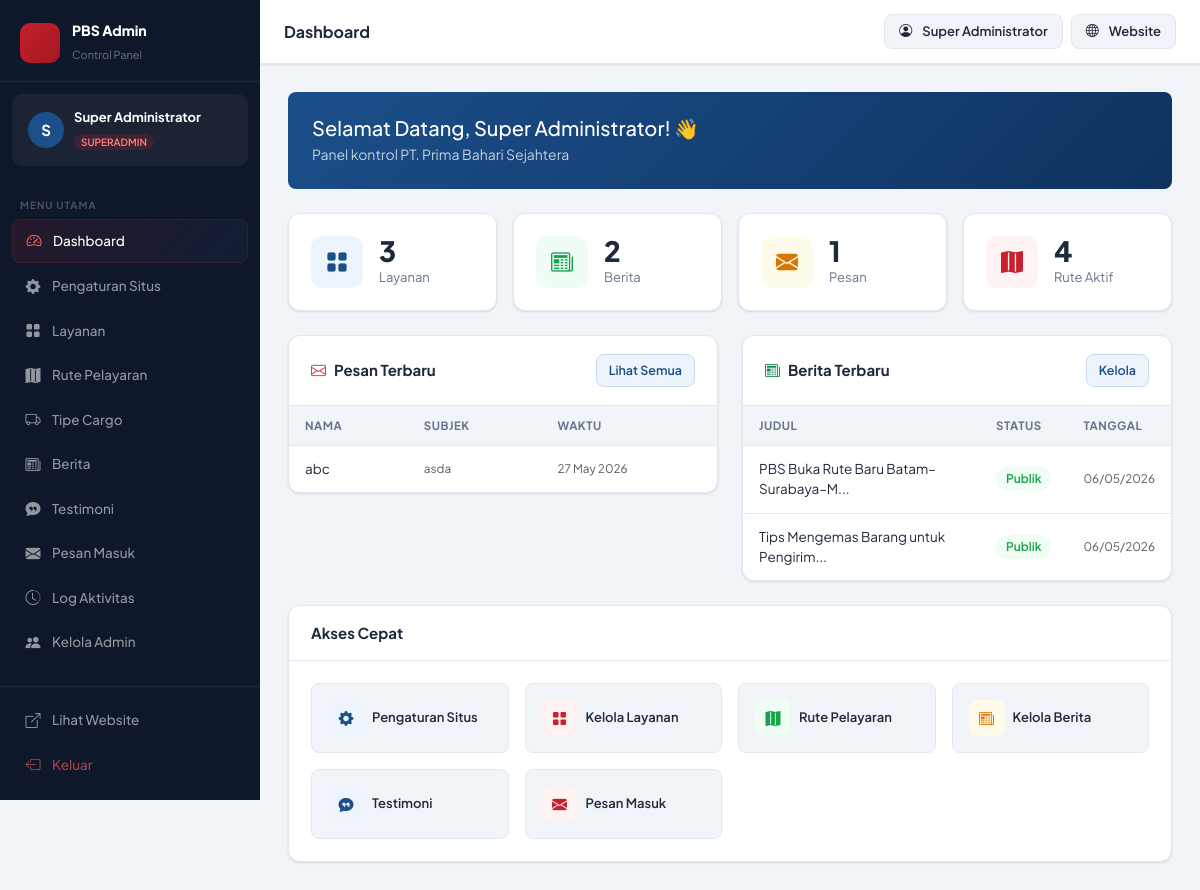
Page /admin/dashboard.php (signed in) on the earlier database version.
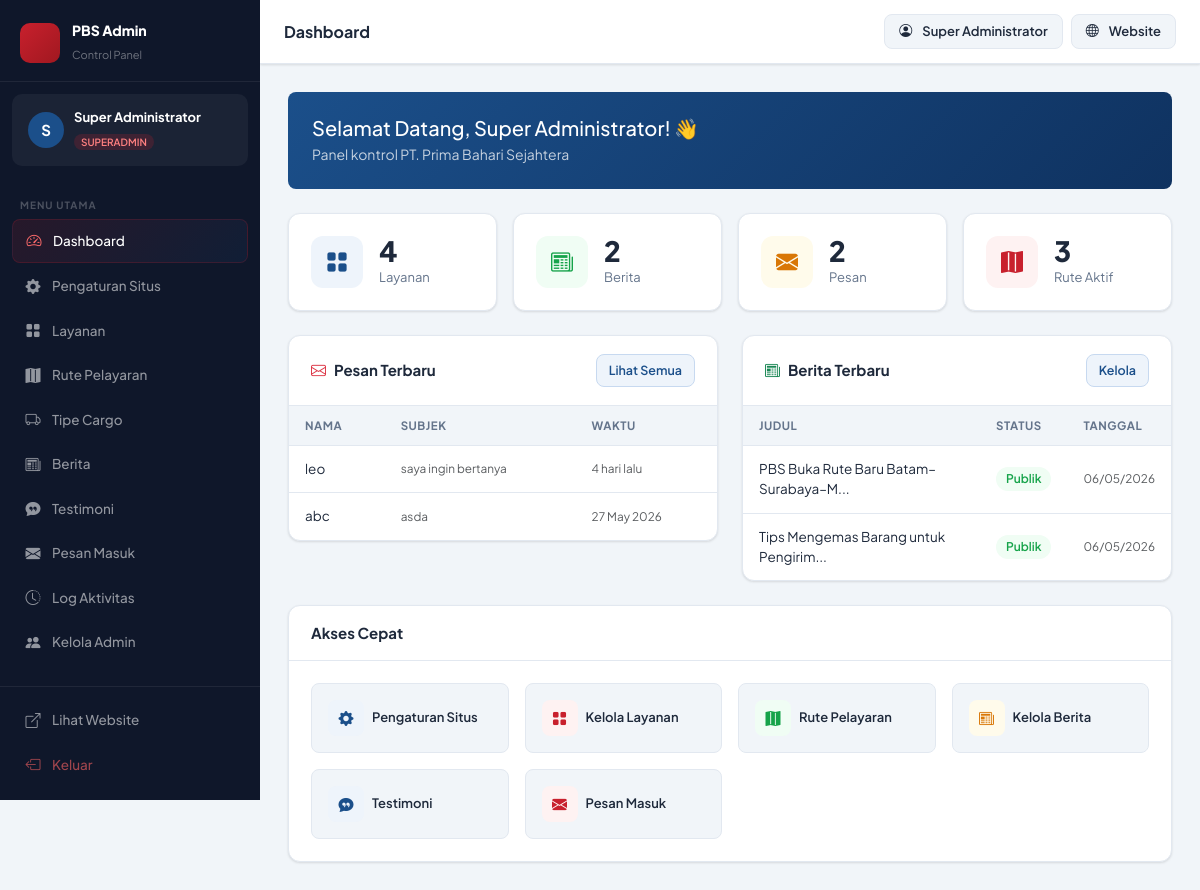
Same page on the later database version.
### tables this page shows
CREATE TABLE `messages`  (
  `id` int NOT NULL AUTO_INCREMENT,
  `name` varchar(100) NOT NULL,
  `email` varchar(100) NULL DEFAULT NULL,
  `phone` varchar(30) NULL DEFAULT NULL,
  `subject` varchar(200) NULL DEFAULT NULL,
  `message` text NOT NULL,
  `cargo_type` varchar(50) NULL DEFAULT 'Lainnya',
  `cargo_type_id` int NULL DEFAULT NULL,
  `is_read` tinyint(1) NULL DEFAULT 0,
  `is_replied` tinyint(1) NULL DEFAULT 0,
  `created_at` timestamp NOT NULL DEFAULT current_timestamp,
  PRIMARY KEY (`id`) USING BTREE,
  INDEX `fk_msg_cargo`(`cargo_type_id` ASC) USING BTREE,
  CONSTRAINT `fk_msg_cargo` FOREIGN KEY (`cargo_type_id`) REFERENCES `cargo_types` (`id`) ON DELETE SET NULL ON UPDATE RESTRICT
);

CREATE TABLE `news`  (
  `id` int NOT NULL AUTO_INCREMENT,
  `title` varchar(300) NOT NULL,
  `slug` varchar(300) NOT NULL,
  `image` varchar(255) NULL DEFAULT NULL,
  `excerpt` text NULL,
  `content` longtext NULL,
  `author` varchar(100) NULL DEFAULT 'Admin PBS',
  `category` varchar(100) NULL DEFAULT 'Berita',
  `tags` varchar(500) NULL DEFAULT NULL,
  `is_published` tinyint(1) NULL DEFAULT 1,
  `published_at` datetime NULL DEFAULT current_timestamp,
  `created_at` timestamp NOT NULL DEFAULT current_timestamp,
  `updated_at` timestamp NOT NULL DEFAULT current_timestamp ON UPDATE CURRENT_TIMESTAMP,
  PRIMARY KEY (`id`) USING BTREE,
  UNIQUE INDEX `slug`(`slug` ASC) USING BTREE
);

### includes/functions.php (called while the page is built, shortened)
<?php
function timeAgo(string $datetime): string {
    $diff = time() - strtotime($datetime);
    if ($diff < 604800)  return floor($diff/86400) . ' hari lalu';
    return date('d M Y', strtotime($datetime));
}
function truncate(string $text, int $length = 120): string {
    $text = strip_tags($text);
    if (mb_strlen($text) <= $length) return $text;
    return mb_substr($text, 0, $length) . '...';
}

### admin/dashboard.php (the view, shortened to what the changed rows need)
<?php
require_once dirname(__DIR__) . '/includes/functions.php';
$pdo   = getPDO();
$counts = [
    'services'     => $pdo->query("SELECT COUNT(*) FROM services")->fetchColumn(),
    'news'         => $pdo->query("SELECT COUNT(*) FROM news")->fetchColumn(),
    'messages'     => $pdo->query("SELECT COUNT(*) FROM messages")->fetchColumn(),
    'new_messages' => $pdo->query("SELECT COUNT(*) FROM messages WHERE is_read = 0")->fetchColumn(),
    'routes'       => $pdo->query("SELECT COUNT(*) FROM routes WHERE is_active=1")->fetchColumn(),
    'testimonials' => $pdo->query("SELECT COUNT(*) FROM testimonials WHERE is_active=1")->fetchColumn(),
];
$recentMessages = $pdo->query("SELECT * FROM messages ORDER BY created_at DESC LIMIT 5")->fetchAll();
$recentNews     = $pdo->query("SELECT * FROM news ORDER BY created_at DESC LIMIT 5")->fetchAll();
?>
<!DOCTYPE html>
<html lang="id">
<head>
    <link rel="stylesheet" href="https://cdn.jsdelivr.net/npm/bootstrap@5.3.3/dist/css/bootstrap.min.css">
    <link rel="stylesheet" href="https://cdn.jsdelivr.net/npm/bootstrap-icons@1.11.3/font/bootstrap-icons.min.css">
    <link rel="stylesheet" href="<?= BASE_URL ?>/admin/assets/admin.css">
</head>
<body>
<div class="adm-layout">
    <?php include __DIR__ . '/includes/sidebar.php'; ?>
    <div class="adm-main">
        <div class="adm-content">
            <div class="row g-3 mb-4">
                <div class="col-6 col-lg-3">
                    <div class="stat-card">
                        <div><div class="stat-val"><?= $counts['services'] ?></div><div class="stat-lbl">Layanan</div></div>
                    </div>
                </div>
                <div class="col-6 col-lg-3">
                    <div class="stat-card">
                        <div>
                            <div class="stat-val"><?= $counts['messages'] ?></div>
                            <div class="stat-lbl">Pesan <?php if($counts['new_messages']>0): ?><span class="badge bg-danger"><?= $counts['new_messages'] ?> baru</span><?php endif; ?></div>
                        </div>
                    </div>
                </div>
                <div class="col-6 col-lg-3">
                    <div class="stat-card">
                        <div><div class="stat-val"><?= $counts['routes'] ?></div><div class="stat-lbl">Rute Aktif</div></div>
                    </div>
                </div>
            </div>
            <div class="row g-4">
                <div class="col-lg-6">
                    <div class="adm-card">
                        <?php if (empty($recentMessages)): ?>
                        <div class="empty-state"><i class="bi bi-inbox"></i><p>Belum ada pesan</p></div>
                        <?php else: ?>
                        <table class="adm-table">
                            <thead><tr><th>Nama</th><th>Subjek</th><th>Waktu</th></tr></thead>
                            <tbody>
                            <?php foreach ($recentMessages as $m): ?>
                            <tr>
                                <td><?= htmlspecialchars($m['name']) ?><?php if(!$m['is_read']): ?> <span class="adm-badge red ms-1">Baru</span><?php endif; ?></td>
                                <td class="text-muted small"><?= htmlspecialchars(truncate($m['subject'] ?? 'Pesan', 30)) ?></td>
                                <td class="text-muted small"><?= timeAgo($m['created_at']) ?></td>
                            </tr>
                            <?php endforeach; ?>
                            </tbody>
                        </table>
                        <?php endif; ?>
                    </div>
                </div>
                <div class="col-lg-6">
                    <div class="adm-card">
                        <?php if (empty($recentNews)): ?>
                        <div class="empty-state"><i class="bi bi-newspaper"></i><p>Belum ada berita</p></div>
                        <?php else: ?>
                        <table class="adm-table">
                            <thead><tr><th>Judul</th><th>Status</th><th>Tanggal</th></tr></thead>
                            <tbody>
                            <?php foreach ($recentNews as $n): ?>
                            <tr>
                                <td><?= htmlspecialchars(truncate($n['title'], 35)) ?></td>
                                <td><span class="adm-badge <?= $n['is_published'] ? 'green' : 'gray' ?>"><?= $n['is_published'] ? 'Publik' : 'Draft' ?></span></td>
                                <td class="text-muted small"><?= date('d/m/Y', strtotime($n['created_at'])) ?></td>
                            </tr>
                            <?php endforeach; ?>
                            </tbody>
                        </table>
                        <?php endif; ?>
                    </div>
                </div>
                <div class="col-12">
                    <div class="adm-card">
                        <div class="adm-card-body">
                            <div class="row g-3">
                                <?php
                                $quick = [
                                    ['href'=>'settings.php',     'icon'=>'bi-gear-fill',       'label'=>'Pengaturan Situs',  'color'=>'blue'],
                                    ['href'=>'services.php',     'icon'=>'bi-grid-fill',       'label'=>'Kelola Layanan',    'color'=>'red'],
                                    ['href'=>'routes.php',       'icon'=>'bi-map-fill',        'label'=>'Rute Pelayaran',    'color'=>'green'],
                                    ['href'=>'news.php',         'icon'=>'bi-newspaper',       'label'=>'Kelola Berita',     'color'=>'yellow'],
                                    ['href'=>'testimonials.php', 'icon'=>'bi-chat-quote-fill', 'label'=>'Testimoni',         'color'=>'blue'],
                                    ['href'=>'messages.php',     'icon'=>'bi-envelope-fill',   'label'=>'Pesan Masuk',       'color'=>'red'],
                                ];
                                foreach ($quick as $q): ?>
                                <div class="col-6 col-md-4 col-lg-3">
                                    <a href="<?= BASE_URL ?>/admin/<?= $q['href'] ?>" class="d-flex align-items-center gap-2 p-3 rounded-3 text-decoration-none"
                                       style="background:var(--adm-bg);border:1px solid var(--adm-border);transition:all .2s;"
                                       onmouseover="this.style.background='white';this.style.borderColor='var(--adm-blue)'"
                                       onmouseout="this.style.background='var(--adm-bg)';this.style.borderColor='var(--adm-border)'">
                                        <div class="stat-icon-wrap <?= $q['color'] ?>" style="width:36px;height:36px;font-size:15px;border-radius:8px;">
                                            <i class="bi <?= $q['icon'] ?>"></i>
                                        </div>
                                        <span style="font-size:13px;font-weight:600;color:var(--adm-text);"><?= $q['label'] ?></span>
                                    </a>
                                </div>
                                <?php endforeach; ?>
                            </div>
                        </div>
                    </div>
                </div>
            </div>
        </div>
    </div>
</div>
</body>
</html>

### admin/includes/sidebar.php (shortened to what the changed rows need)
<?php
$admin = currentAdmin();
$currentFile = basename($_SERVER['PHP_SELF'], '.php');
$menus = [
    ['file' => 'dashboard',    'icon' => 'bi-speedometer2',    'label' => 'Dashboard'],
    ['file' => 'settings',     'icon' => 'bi-gear-fill',       'label' => 'Pengaturan Situs'],
    ['file' => 'services',     'icon' => 'bi-grid-fill',       'label' => 'Layanan'],
    ['file' => 'routes',       'icon' => 'bi-map-fill',        'label' => 'Rute Pelayaran'],
    ['file' => 'cargo_types', 'icon' => 'bi bi-truck',        'label' => 'Tipe Cargo'],
    ['file' => 'news',         'icon' => 'bi-newspaper',       'label' => 'Berita'],
    ['file' => 'testimonials', 'icon' => 'bi-chat-quote-fill', 'label' => 'Testimoni'],
    ['file' => 'messages',     'icon' => 'bi-envelope-fill',   'label' => 'Pesan Masuk'],
];
if ($admin['role'] === 'superadmin') {
    $menus[] = [
        'file' => 'activity_log',
        'icon' => 'bi-clock-history',
        'label' => 'Log Aktivitas'
    ];
    $menus[] = [
        'file' => 'admins',
        'icon' => 'bi-people-fill',
        'label' => 'Kelola Admin'
    ];
}
?>
<div class="pbs-sidebar" id="pbsSidebar">
    <nav class="sidebar-nav">
        <?php foreach ($menus as $m): ?>
        <a href="<?= BASE_URL ?>/admin/<?= $m['file'] ?>.php"
           class="sidebar-nav-item <?= $currentFile === $m['file'] ? 'active' : '' ?>">
            <i class="bi <?= $m['icon'] ?>"></i>
            <span><?= $m['label'] ?></span>
        </a>
        <?php endforeach; ?>
    </nav>
</div>

Differences in the rows shown:
added messages: name "leo", subject "saya ingin bertanya", created_at "4 hari lalu"
Other differences:
$counts['services']: "3" → "4"
$counts['messages']: "1" → "2"
$counts['routes']: "4" → "3"
